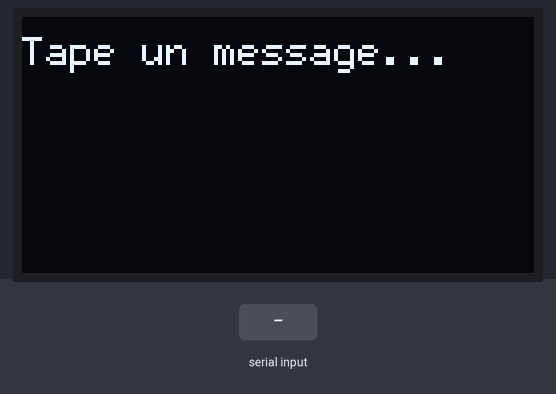
This sketch was run on a simulated Arduino Uno, built with avr-gcc and run on an emulated ATmega328P. Shown: 128×64 one-colour display. Wiring (inferred from the names in the program): SH1106 OLED at I2C address 0x3C. Inputs (shaded band) come from the test bench. What the sketch prints to the serial monitor is not drawn.

Above: at 1.6 s.
1.7 s: "1\n" received over Serial
At 2.7 s:
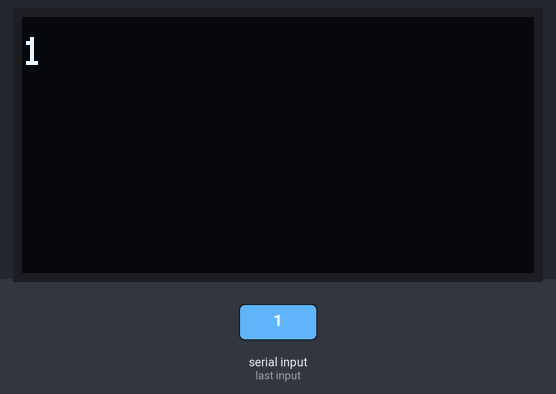
3.2 s: "0\n" received over Serial
At 3.8 s:
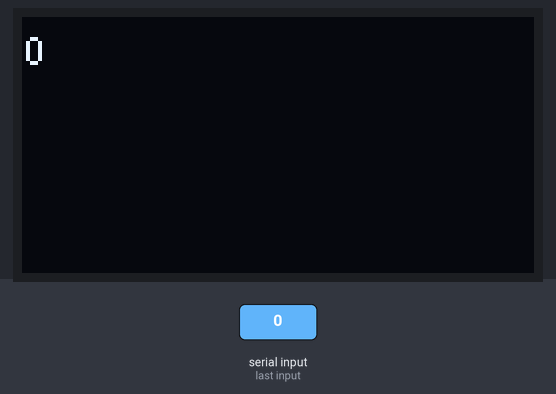
4.7 s: "2\n" received over Serial
At 6.2 s:
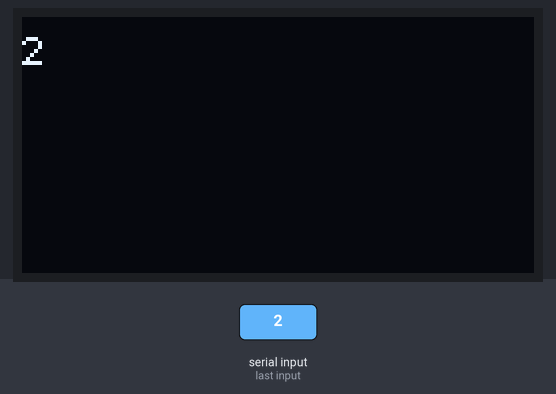
Timing chart, 0 to 7.7 s (numbered marks = the images above; inputs shaded):
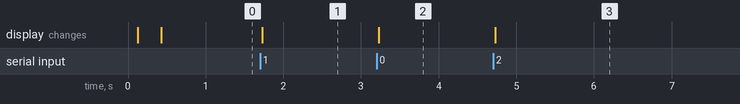

Measured:
- after the input at 1.7 s, the display: changes at once (image 1)
- after the input at 3.2 s, the display: changes at once (image 2)
- after the input at 4.7 s, the display: changes at once (image 3)

The sketch:

test_ecran_1.54.ino
```cpp
#include <Arduino.h>
#include <U8g2lib.h>
#include <Wire.h>

U8G2_SH1106_128X64_NONAME_F_HW_I2C u8g2(U8G2_R0, U8X8_PIN_NONE);

#define OLED_ADDR 0x3C

// Efface les 132 colonnes de RAM (U8g2 n'en écrit que 128)
void clearFullRam() {
  for (uint8_t page = 0; page < 8; page++) {
    Wire.beginTransmission(OLED_ADDR);
    Wire.write(0x00);          // octet de contrôle : commande
    Wire.write(0xB0 + page);   // sélection de la page
    Wire.write(0x00);          // colonne basse = 0
    Wire.write(0x10);          // colonne haute = 0
    Wire.endTransmission();

    // 132 octets à zéro, par paquets de 16
    for (uint8_t col = 0; col < 132; col += 16) {
      Wire.beginTransmission(OLED_ADDR);
      Wire.write(0x40);        // octet de contrôle : données
      for (uint8_t i = 0; i < 16 && (col + i) < 132; i++) {
        Wire.write(0x00);
      }
      Wire.endTransmission();
    }
  }
}
// Affiche un texte en le découpant automatiquement en lignes
void afficherTexte(String texte) {
  u8g2.clearBuffer();
  u8g2.setFont(u8g2_font_6x12_tf);   // 6 px de large, ~21 caractères par ligne

  const uint8_t maxChars = 21;
  const uint8_t hauteurLigne = 12;
  uint8_t y = 12;
  uint8_t debut = 0;

  while (debut < texte.length() && y <= 64) {
    String ligne = texte.substring(debut, min((unsigned int)(debut + maxChars), texte.length()));
    u8g2.drawStr(0, y, ligne.c_str());
    debut += maxChars;
    y += hauteurLigne;
  }

  u8g2.sendBuffer();
}

void setup() {
  Serial.begin(9600);
  u8g2.begin();
  clearFullRam();

  u8g2.clearBuffer();
  u8g2.setFont(u8g2_font_ncenB14_tr);
  u8g2.drawStr(10, 25, "Arduino");
  u8g2.drawStr(10, 50, "UNO R4 !");
  u8g2.sendBuffer();

  delay(250);

  afficherTexte("Tape un message...");
  Serial.println("Tape un message et valide avec Entree :");
}

void loop() {
  if (Serial.available()) {
    String message = Serial.readStringUntil('\n');
    message.trim();

    if (message.length() > 0) {
      afficherTexte(message);
      Serial.print("Affiche : ");
      Serial.println(message);
    }
  }
}
```
